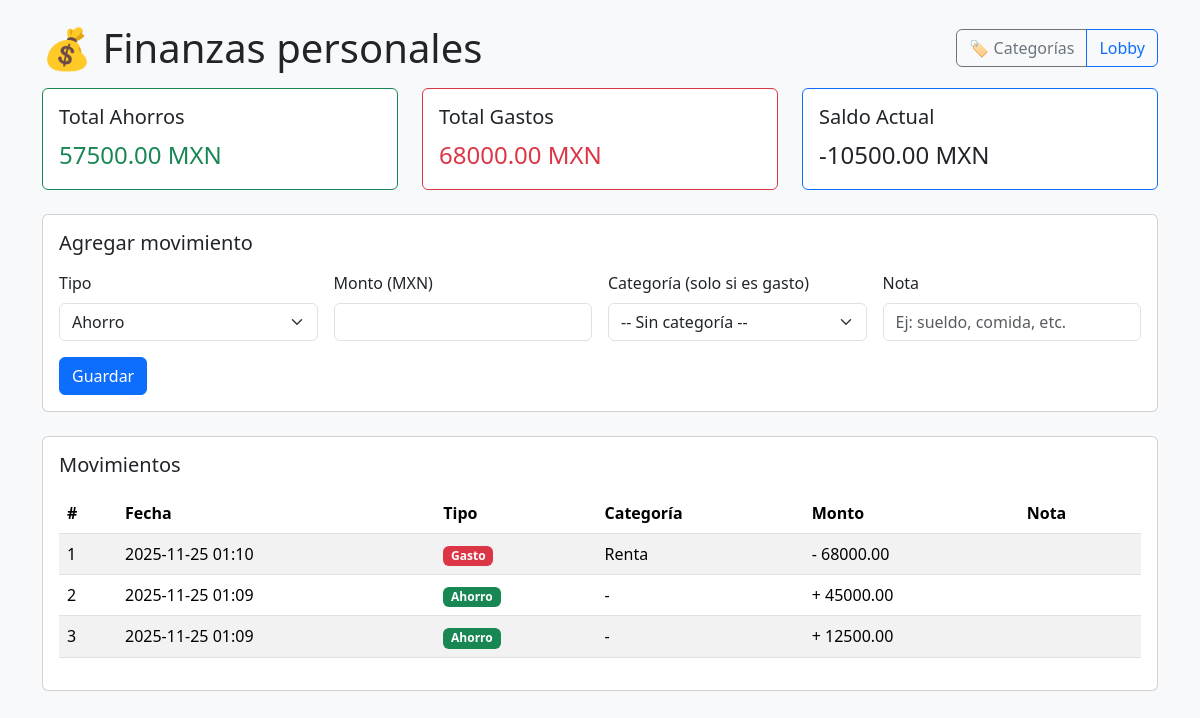
Before: /finanzas with the older database file.
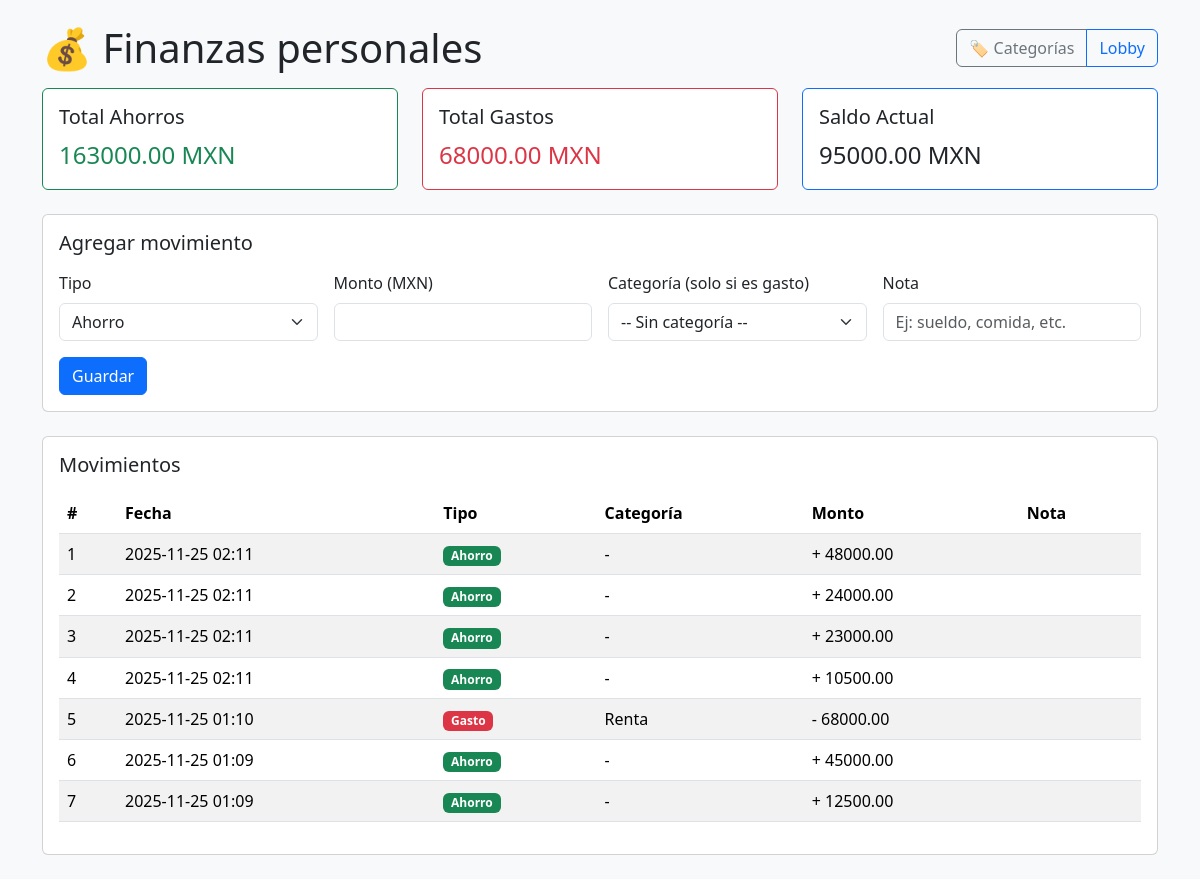
After: the same page with the newer database file.
### app.py (models this page shows, shortened)
class Movimiento(db.Model):
    __tablename__ = "movimientos"
    id = db.Column(db.Integer, primary_key=True)
    tipo = db.Column(db.String(10), nullable=False)  # "ahorro" o "gasto"
    monto = db.Column(db.Float, nullable=False)
    nota = db.Column(db.String(200))
    fecha = db.Column(db.DateTime, default=datetime.utcnow)
    categoria_id = db.Column(db.Integer, db.ForeignKey("categorias.id"), nullable=True)
    categoria = db.relationship("Categoria", backref="movimientos")

class Categoria(db.Model):
    __tablename__ = "categorias"
    id = db.Column(db.Integer, primary_key=True)
    nombre = db.Column(db.String(100), unique=True, nullable=False)

### app.py (the view, shortened to what this page needs)
@app.route("/finanzas", methods=["GET", "POST"])
def index():
    error = None
    movimientos = Movimiento.query.order_by(Movimiento.fecha.desc()).all()
    categorias = Categoria.query.order_by(Categoria.nombre).all()
    total_ahorros, total_gastos, saldo = calcular_resumen()
    return render_template(
        "index.html",
        movimientos=movimientos,
        categorias=categorias,
        total_ahorros=total_ahorros,
        total_gastos=total_gastos,
        saldo=saldo,
        error=error
    )

### app.py (called while the page is built)
def calcular_resumen():
    total_ahorros = db.session.query(db.func.sum(Movimiento.monto))\
        .filter(Movimiento.tipo == "ahorro").scalar() or 0.0
    total_gastos = db.session.query(db.func.sum(Movimiento.monto))\
        .filter(Movimiento.tipo == "gasto").scalar() or 0.0
    saldo = total_ahorros - total_gastos
    return float(total_ahorros), float(total_gastos), float(saldo)

### templates/index.html (shortened to what this page needs)
<!DOCTYPE html>
<html lang="es">
<head>
  <link
    href="https://cdn.jsdelivr.net/npm/bootstrap@5.3.2/dist/css/bootstrap.min.css"
    rel="stylesheet"
  >
</head>
<body class="bg-light">
  <div class="container py-4">
<div class="d-flex justify-content-between align-items-center mb-3">
  <h1 class="mb-0">💰 Finanzas personales</h1>
  <div class="btn-group">
    <a href="{{ url_for('manejar_categorias') }}" class="btn btn-outline-secondary">
      🏷️ Categorías
    </a>
    <a href="{{ url_for('lobby') }}" class="btn btn-outline-primary">
      Lobby
    </a>
  </div>
</div>
    <div class="row mb-4">
      <div class="col-md-4">
        <div class="card border-success">
          <div class="card-body">
            <h5 class="card-title">Total Ahorros</h5>
            <p class="card-text fs-4 text-success">
              {{ "%.2f"|format(total_ahorros) }} MXN
            </p>
          </div>
        </div>
      </div>
      <div class="col-md-4">
        <div class="card border-danger">
          <div class="card-body">
            <h5 class="card-title">Total Gastos</h5>
            <p class="card-text fs-4 text-danger">
              {{ "%.2f"|format(total_gastos) }} MXN
            </p>
          </div>
        </div>
      </div>
      <div class="col-md-4">
        <div class="card border-primary">
          <div class="card-body">
            <h5 class="card-title">Saldo Actual</h5>
            <p class="card-text fs-4">
              {{ "%.2f"|format(saldo) }} MXN
            </p>
          </div>
        </div>
      </div>
    </div>
    <div class="card mb-4">
      <div class="card-body">
        <h5 class="card-title mb-3">Agregar movimiento</h5>
        <form method="POST" action="{{ url_for('index') }}">
          <div class="row g-3">
            <div class="col-md-3">
              <label class="form-label">Tipo</label>
              <select name="tipo" class="form-select">
                <option value="ahorro">Ahorro</option>
              </select>
            </div>
            <div class="col-md-3">
              <label class="form-label">Monto (MXN)</label>
              <input type="number" step="0.01" name="monto" class="form-control" required>
            </div>
            <div class="col-md-3">
              <label class="form-label">Categoría (solo si es gasto)</label>
              <select name="categoria_id" class="form-select">
                <option value="">-- Sin categoría --</option>
              </select>
            </div>
            <div class="col-md-3">
              <label class="form-label">Nota</label>
              <input type="text" name="nota" class="form-control" placeholder="Ej: sueldo, comida, etc.">
            </div>
          </div>
          <button type="submit" class="btn btn-primary mt-3">Guardar</button>
        </form>
      </div>
    </div>
    <div class="card">
      <div class="card-body">
        <h5 class="card-title mb-3">Movimientos</h5>
        {% if movimientos %}
          <div class="table-responsive">
            <table class="table table-striped align-middle">
              <thead>
                <tr>
                  <th>#</th>
                  <th>Fecha</th>
                  <th>Tipo</th>
                  <th>Categoría</th>
                  <th>Monto</th>
                  <th>Nota</th>
                </tr>
              </thead>
              <tbody>
                {% for m in movimientos %}
                  <tr>
                    <td>{{ loop.index }}</td>
                    <td>{{ m.fecha.strftime("%Y-%m-%d %H:%M") }}</td>
                    <td>
                      {% if m.tipo == 'ahorro' %}
                        <span class="badge bg-success">Ahorro</span>
                      {% else %}
                        <span class="badge bg-danger">Gasto</span>
                      {% endif %}
                    </td>
                    <td>
                      {% if m.categoria %}
                        {{ m.categoria.nombre }}
                      {% else %}
                        -
                      {% endif %}
                    </td>
                    <td>
                      {% if m.tipo == 'ahorro' %}+{% else %}-{% endif %}
                      {{ "%.2f"|format(m.monto) }}
                    </td>
                    <td>{{ m.nota }}</td>
                  </tr>
                {% endfor %}
              </tbody>
            </table>
          </div>
        {% else %}
          <p class="text-muted">Aún no hay movimientos registrados.</p>
        {% endif %}
      </div>
    </div>
  </div>
</body>
</html>

Changed rows visible on the page:
added Movimiento: fecha "2025-11-25 02:11", tipo "Ahorro", monto "48000.00"
added Movimiento: fecha "2025-11-25 02:11", tipo "Ahorro", monto "24000.00"
added Movimiento: fecha "2025-11-25 02:11", tipo "Ahorro", monto "23000.00"
added Movimiento: fecha "2025-11-25 02:11", tipo "Ahorro", monto "10500.00"
Other visible differences:
{{ "%.2f"|format(total_ahorros) }}: "57500.00" → "163000.00"
{{ "%.2f"|format(saldo) }}: "-10500.00" → "95000.00"
